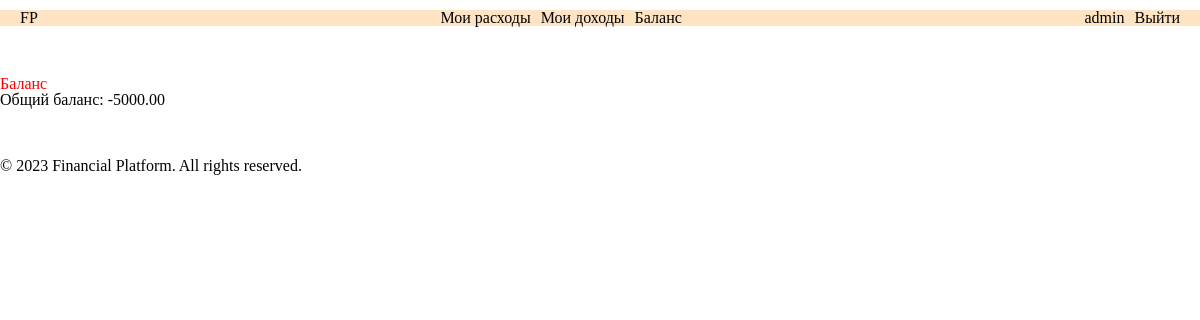
Page /balance/ (signed in) on the earlier database version.
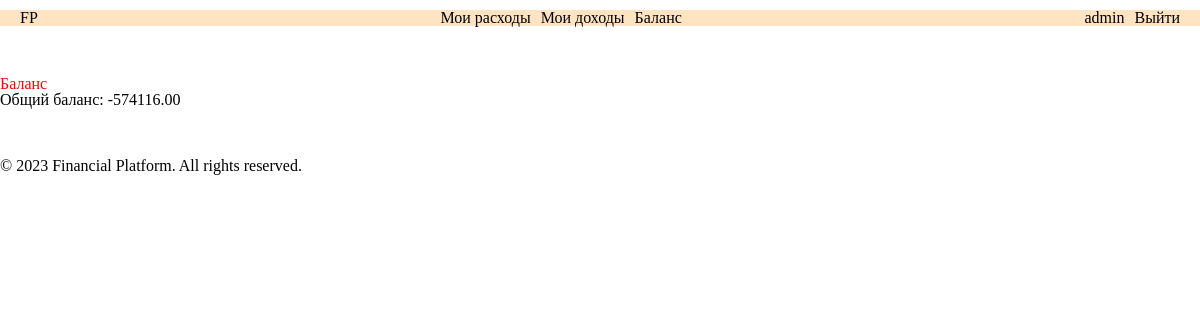
Same page on the later database version.
### balance/models.py (models this page shows, shortened)
class Balance(models.Model):
    balance_id = models.AutoField(primary_key=True)
    user = models.ForeignKey(User, on_delete=models.CASCADE)
    total_balance = models.DecimalField(max_digits=10, decimal_places=2, null=True)

### balance/views.py (the view)
# urls.py: path('', views.balance, name='balance'),
def balance(request):
    user = request.user
    calculate_balance(user)
    balance = Balance.objects.get(user=user)
    return render(request, 'balance/balance.html', {'balance': balance})

### balance/views.py (called while the page is built)
def calculate_balance(user):
    incomes_sum = Income.objects.filter(user=user).aggregate(total=models.Sum('amount'))['total'] or 0
    expenses_sum = Expense.objects.filter(user=user).aggregate(total=models.Sum('amount'))['total'] or 0
    total_balance = incomes_sum - expenses_sum
    balance, created = Balance.objects.get_or_create(user=user)
    balance.total_balance = total_balance
    balance.save()

### balance/templates/balance/balance.html
{% extends 'base.html' %}
{% load static %}
{% block content %}
        <h1>Баланс</h1>
        <p>Общий баланс: {{ balance.total_balance }}</p>
{% endblock %}

Differences in the rows shown:
changed Balance: total_balance "-5000.00" → "-574116.00"
